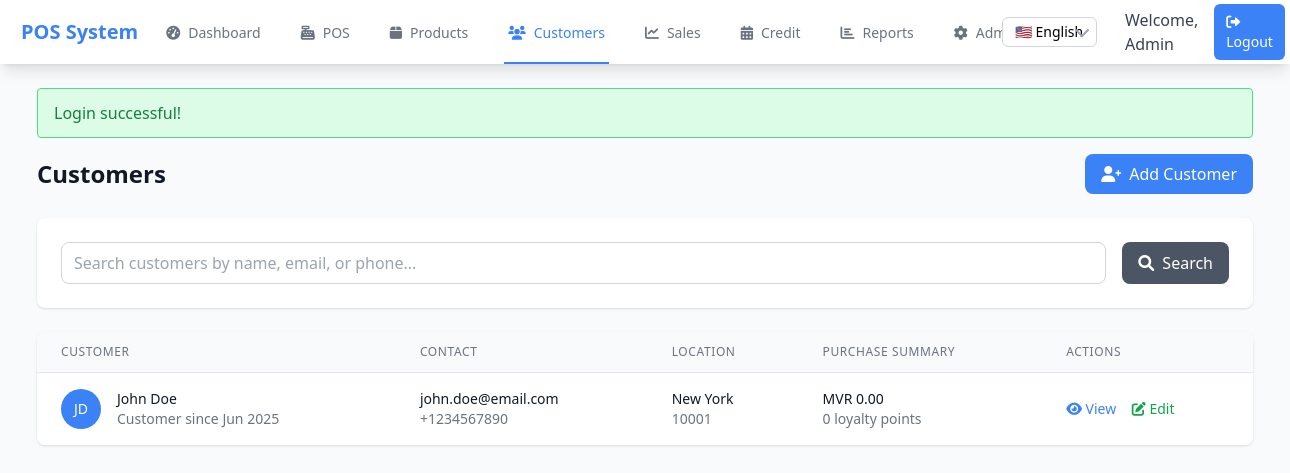
/customers.php (signed in), run on the app's committed database.
### tables this page shows
CREATE TABLE IF NOT EXISTS system_settings (
    id INT PRIMARY KEY AUTO_INCREMENT,
    setting_key VARCHAR(50) UNIQUE NOT NULL,
    setting_value TEXT,
    setting_type ENUM('text', 'image', 'number', 'boolean') DEFAULT 'text',
    description TEXT,
    created_at TIMESTAMP DEFAULT CURRENT_TIMESTAMP,
    updated_at TIMESTAMP DEFAULT CURRENT_TIMESTAMP ON UPDATE CURRENT_TIMESTAMP
);

CREATE TABLE customers (
    id INT PRIMARY KEY AUTO_INCREMENT,
    first_name VARCHAR(50) NOT NULL,
    last_name VARCHAR(50) NOT NULL,
    email VARCHAR(100) UNIQUE,
    phone VARCHAR(20),
    address TEXT,
    city VARCHAR(50),
    postal_code VARCHAR(20),
    total_purchases DECIMAL(10,2) DEFAULT 0.00,
    loyalty_points INT DEFAULT 0,
    created_at TIMESTAMP DEFAULT CURRENT_TIMESTAMP,
    updated_at TIMESTAMP DEFAULT CURRENT_TIMESTAMP ON UPDATE CURRENT_TIMESTAMP
);

### includes/language.php (called while the page is built, shortened)
<?php
function getCurrentLanguage() {
    return $_SESSION['language'] ?? 'en';
}
function isRTL() {
    return getCurrentLanguage() === 'dv';
}
function t($key, $default = null) {
    global $translations;
    $language = getCurrentLanguage();
    if (isset($translations[$language][$key])) {
        return $translations[$language][$key];
    }
    return $default ?? $key;
}
?>

### customers.php (the view, shortened to what this page needs)
<?php
require_once 'includes/functions.php';
$action = $_GET['action'] ?? 'list';
if ($action === 'list') {
    $search = $_GET['search'] ?? '';
    $page = max(1, intval($_GET['page'] ?? 1));
    $where = ['1=1'];
    $params = [];
    $whereClause = implode(' AND ', $where);
    $query = "
        SELECT *, CONCAT(first_name, ' ', last_name) as full_name
        FROM customers
        WHERE $whereClause
        ORDER BY first_name, last_name
    ";
    $result = paginate($query, $params, $page, 20);
    $customers = $result['data'];
}
?>
<?php if ($action === 'list'): ?>
<div class="space-y-6">
    <div class="flex justify-between items-center">
        <h1 class="text-2xl font-bold text-gray-900">Customers</h1>
        <a href="customers.php?action=add" class="bg-primary text-white px-4 py-2 rounded-lg hover:bg-blue-700 transition duration-150">
            <i class="fas fa-user-plus mr-2"></i>Add Customer
        </a>
    </div>
    <div class="bg-white rounded-lg shadow p-6">
        <form method="GET" class="flex gap-4">
            <div class="flex-1">
                <input type="text" name="search" placeholder="Search customers by name, email, or phone..."
                       value="<?php echo htmlspecialchars($search); ?>"
                       class="w-full px-3 py-2 border border-gray-300 rounded-lg focus:ring-2 focus:ring-primary focus:border-transparent">
            </div>
            <button type="submit" class="bg-gray-600 text-white px-4 py-2 rounded-lg hover:bg-gray-700 transition duration-150">
                <i class="fas fa-search mr-2"></i>Search
            </button>
        </form>
    </div>
    <div class="bg-white rounded-lg shadow overflow-hidden">
        <div class="overflow-x-auto">
            <table class="min-w-full divide-y divide-gray-200">
                <thead class="bg-gray-50">
                    <tr>
                        <th class="px-6 py-3 text-left text-xs font-medium text-gray-500 uppercase tracking-wider">Customer</th>
                        <th class="px-6 py-3 text-left text-xs font-medium text-gray-500 uppercase tracking-wider">Contact</th>
                        <th class="px-6 py-3 text-left text-xs font-medium text-gray-500 uppercase tracking-wider">Location</th>
                        <th class="px-6 py-3 text-left text-xs font-medium text-gray-500 uppercase tracking-wider">Purchase Summary</th>
                        <th class="px-6 py-3 text-left text-xs font-medium text-gray-500 uppercase tracking-wider">Actions</th>
                    </tr>
                </thead>
                <tbody class="bg-white divide-y divide-gray-200">
                    <?php if (empty($customers)): ?>
                        <tr>
                            <td colspan="5" class="px-6 py-12 text-center text-gray-500">
                                <i class="fas fa-users text-4xl mb-4"></i>
                                <p>No customers found</p>
                                <a href="customers.php?action=add" class="text-primary hover:text-blue-700">Add your first customer</a>
                            </td>
                        </tr>
                    <?php else: ?>
                        <?php foreach ($customers as $customer): ?>
                            <tr>
                                <td class="px-6 py-4 whitespace-nowrap">
                                    <div class="flex items-center">
                                        <div class="flex-shrink-0 h-10 w-10">
                                            <div class="h-10 w-10 rounded-full bg-primary flex items-center justify-center">
                                                <span class="text-white font-medium text-sm">
                                                    <?php echo strtoupper(substr($customer['first_name'], 0, 1) . substr($customer['last_name'], 0, 1)); ?>
                                                </span>
                                            </div>
                                        </div>
                                        <div class="ml-4">
                                            <div class="text-sm font-medium text-gray-900"><?php echo htmlspecialchars($customer['full_name']); ?></div>
                                            <div class="text-sm text-gray-500">Customer since <?php echo date('M Y', strtotime($customer['created_at'])); ?></div>
                                        </div>
                                    </div>
                                </td>
                                <td class="px-6 py-4 whitespace-nowrap">
                                    <div class="text-sm text-gray-900"><?php echo htmlspecialchars($customer['email'] ?: 'No email'); ?></div>
                                    <div class="text-sm text-gray-500"><?php echo htmlspecialchars($customer['phone'] ?: 'No phone'); ?></div>
                                </td>
                                <td class="px-6 py-4 whitespace-nowrap">
                                    <div class="text-sm text-gray-900"><?php echo htmlspecialchars($customer['city'] ?: 'No city'); ?></div>
                                    <div class="text-sm text-gray-500"><?php echo htmlspecialchars($customer['postal_code'] ?: 'No postal code'); ?></div>
                                </td>
                                <td class="px-6 py-4 whitespace-nowrap">
                                    <div class="text-sm text-gray-900"><?php echo formatCurrency($customer['total_purchases']); ?></div>
                                    <div class="text-sm text-gray-500"><?php echo number_format($customer['loyalty_points']); ?> loyalty points</div>
                                </td>
                                <td class="px-6 py-4 whitespace-nowrap text-sm font-medium">
                                    <a href="customers.php?action=view&id=<?php echo $customer['id']; ?>" class="text-primary hover:text-blue-700 mr-3">
                                        <i class="fas fa-eye"></i> View
                                    </a>
                                    <a href="customers.php?action=edit&id=<?php echo $customer['id']; ?>" class="text-green-600 hover:text-green-700">
                                        <i class="fas fa-edit"></i> Edit
                                    </a>
                                </td>
                            </tr>
                        <?php endforeach; ?>
                    <?php endif; ?>
                </tbody>
            </table>
        </div>
    </div>
</div>
<?php endif; ?>
<?php
$content = ob_get_clean();
include 'includes/layout.php';
?>

### includes/layout.php (shortened to what this page needs)
<!DOCTYPE html>
<html lang="<?php echo getCurrentLanguage(); ?>" <?php echo isRTL() ? 'dir="rtl"' : 'dir="ltr"'; ?>>
<head>
    <script src="https://cdn.tailwindcss.com"></script>
    <link href="https://cdnjs.cloudflare.com/ajax/libs/font-awesome/6.0.0/css/all.min.css" rel="stylesheet">
</head>
<body class="bg-gray-50 <?php echo isRTL() ? 'font-thaana' : ''; ?>">
    <?php if (isLoggedIn()): ?>
    <nav class="bg-white shadow-lg">
        <div class="max-w-7xl mx-auto px-4">
            <div class="flex justify-between h-16">                <div class="flex">
                    <div class="flex-shrink-0 flex items-center">
                        <?php
                        $systemName = getSystemSetting('system_name', 'POS System');
                        ?>
                        <h1 class="text-xl font-bold text-primary"><?php echo htmlspecialchars($systemName); ?></h1>
                    </div>                    <div class="hidden sm:ml-6 sm:flex sm:space-x-8 <?php echo isRTL() ? 'sm:mr-6 sm:space-x-reverse' : ''; ?>">
                        <a href="dashboard.php" class="<?php echo basename($_SERVER['PHP_SELF']) === 'dashboard.php' ? 'border-primary text-primary' : 'border-transparent text-gray-500 hover:text-gray-700 hover:border-gray-300'; ?> inline-flex items-center px-1 pt-1 border-b-2 text-sm font-medium">
                            <i class="fas fa-tachometer-alt <?php echo isRTL() ? 'ml-2' : 'mr-2'; ?>"></i><?php echo t('dashboard'); ?>
                        </a>
                        <a href="pos.php" class="<?php echo basename($_SERVER['PHP_SELF']) === 'pos.php' ? 'border-primary text-primary' : 'border-transparent text-gray-500 hover:text-gray-700 hover:border-gray-300'; ?> inline-flex items-center px-1 pt-1 border-b-2 text-sm font-medium">
                            <i class="fas fa-cash-register <?php echo isRTL() ? 'ml-2' : 'mr-2'; ?>"></i><?php echo t('pos'); ?>
                        </a>
                        <a href="products.php" class="<?php echo basename($_SERVER['PHP_SELF']) === 'products.php' ? 'border-primary text-primary' : 'border-transparent text-gray-500 hover:text-gray-700 hover:border-gray-300'; ?> inline-flex items-center px-1 pt-1 border-b-2 text-sm font-medium">
                            <i class="fas fa-box <?php echo isRTL() ? 'ml-2' : 'mr-2'; ?>"></i><?php echo t('products'); ?>
                        </a>
                        <a href="customers.php" class="<?php echo basename($_SERVER['PHP_SELF']) === 'customers.php' ? 'border-primary text-primary' : 'border-transparent text-gray-500 hover:text-gray-700 hover:border-gray-300'; ?> inline-flex items-center px-1 pt-1 border-b-2 text-sm font-medium">
                            <i class="fas fa-users <?php echo isRTL() ? 'ml-2' : 'mr-2'; ?>"></i><?php echo t('customers'); ?>
                        </a>
                        <a href="sales.php" class="<?php echo basename($_SERVER['PHP_SELF']) === 'sales.php' ? 'border-primary text-primary' : 'border-transparent text-gray-500 hover:text-gray-700 hover:border-gray-300'; ?> inline-flex items-center px-1 pt-1 border-b-2 text-sm font-medium">
                            <i class="fas fa-chart-line <?php echo isRTL() ? 'ml-2' : 'mr-2'; ?>"></i><?php echo t('sales'); ?>
                        </a>
                        <a href="credit.php" class="<?php echo basename($_SERVER['PHP_SELF']) === 'credit.php' ? 'border-primary text-primary' : 'border-transparent text-gray-500 hover:text-gray-700 hover:border-gray-300'; ?> inline-flex items-center px-1 pt-1 border-b-2 text-sm font-medium">
                            <i class="fas fa-calendar-alt <?php echo isRTL() ? 'ml-2' : 'mr-2'; ?>"></i><?php echo t('credit'); ?>
                        </a>                        <?php if (hasRole('admin') || hasRole('manager')): ?>
                        <a href="reports.php" class="<?php echo basename($_SERVER['PHP_SELF']) === 'reports.php' ? 'border-primary text-primary' : 'border-transparent text-gray-500 hover:text-gray-700 hover:border-gray-300'; ?> inline-flex items-center px-1 pt-1 border-b-2 text-sm font-medium">
                            <i class="fas fa-chart-bar <?php echo isRTL() ? 'ml-2' : 'mr-2'; ?>"></i><?php echo t('reports'); ?>
                        </a>
                        <?php endif; ?>                        <?php if (hasRole('admin')): ?>
                        <a href="admin.php" class="<?php echo basename($_SERVER['PHP_SELF']) === 'admin.php' ? 'border-primary text-primary' : 'border-transparent text-gray-500 hover:text-gray-700 hover:border-gray-300'; ?> inline-flex items-center px-1 pt-1 border-b-2 text-sm font-medium">
                            <i class="fas fa-cog <?php echo isRTL() ? 'ml-2' : 'mr-2'; ?>"></i><?php echo t('admin'); ?>
                        </a>
                        <?php endif; ?>
                    </div>
                </div>                <div class="hidden sm:ml-6 sm:flex sm:items-center <?php echo isRTL() ? 'sm:mr-6' : ''; ?>">
                    <div class="<?php echo isRTL() ? 'ml-4' : 'mr-4'; ?>">
                        <div class="relative">
                            <select id="language-select" onchange="changeLanguage(this.value)"
                                    class="appearance-none bg-white border border-gray-300 rounded-md px-3 py-1 text-sm focus:outline-none focus:ring-2 focus:ring-primary focus:border-transparent">
                                <option value="en" <?php echo getCurrentLanguage() === 'en' ? 'selected' : ''; ?>>🇺🇸 English</option>
                            </select>
                        </div>
                    </div>
                    <div class="<?php echo isRTL() ? 'mr-3' : 'ml-3'; ?> relative">
                        <div class="flex items-center space-x-4 <?php echo isRTL() ? 'space-x-reverse' : ''; ?>">
                            <span class="text-gray-700"><?php echo getCurrentLanguage() === 'dv' ? 'މަރުހަބާ' : 'Welcome'; ?>, <?php echo htmlspecialchars($_SESSION['first_name']); ?></span>
                            <a href="logout.php" class="bg-primary text-white px-3 py-2 rounded-md text-sm font-medium hover:bg-blue-700 transition duration-150">
                                <i class="fas fa-sign-out-alt <?php echo isRTL() ? 'ml-1' : 'mr-1'; ?>"></i><?php echo t('logout'); ?>
                            </a>
                        </div>
                    </div>
                </div>
            </div>
        </div>
    </nav>
    <?php endif; ?>
    <main class="<?php echo isLoggedIn() ? 'max-w-7xl mx-auto py-6 px-4 sm:px-6 lg:px-8' : ''; ?>">
        <?php echo $content ?? ''; ?>
    </main>
</body>
</html>

### data on the page
system_settings: setting_value "POS System"
customers: first_name+last_name "JD", full_name "John Doe", created_at "Jun 2025", email "john.doe@email.com", phone "+1234567890", city "New York", postal_code "10001", total_purchases "MVR 0.00", loyalty_points "0"

### other printed values
t('dashboard') "Dashboard"
t('pos') "POS"
t('products') "Products"
t('customers') "Customers"
t('sales') "Sales"
t('credit') "Credit"
t('reports') "Reports"
t('admin') "Admin"
$_SESSION['first_name'] "Admin"
t('logout') "Logout"
$alert['message'] "Login successful!"
